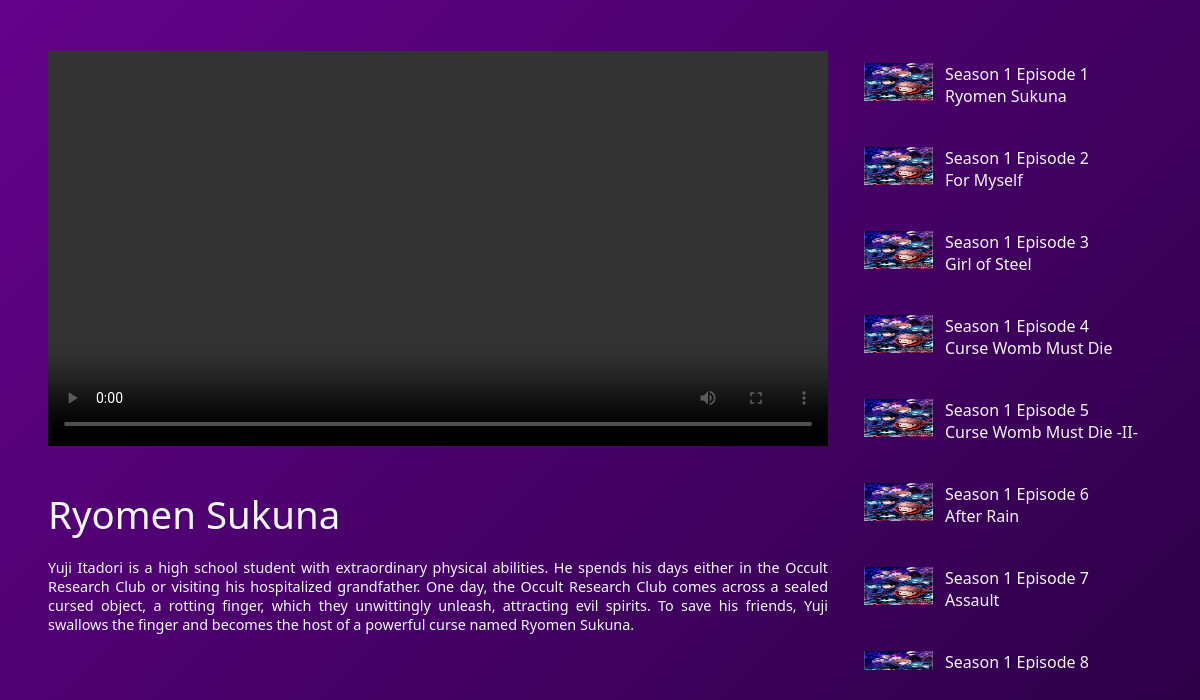
The page /animewatchpage.php?eid=1 on the database its author committed.
### tables this page shows
CREATE TABLE `episode` (
  `id` int(11) NOT NULL,
  `episode_number` int(11) NOT NULL,
  `episode_title` varchar(255) NOT NULL,
  `episode_description` text NOT NULL,
  `episode_video` varchar(255) NOT NULL,
  `season_id` int(11) DEFAULT NULL
);

CREATE TABLE `season` (
  `id` int(11) NOT NULL,
  `anime_id` int(11) DEFAULT NULL,
  `season_number` int(11) DEFAULT NULL,
  `season_coverimage` varchar(255) NOT NULL
);

### animewatchpage.php (the view, shortened to what this page needs)
<!DOCTYPE html>
<html lang="en">
<?php
include 'admindatabase.php';
$episode_id = $_GET['eid'];
?>
<head>
    <link rel="stylesheet" href="animewatchpage.css">
</head>
<body>
    <?php
    $sql = "SELECT * FROM episode WHERE id = '$episode_id'";
    $result = $conn->query($sql);
    $fetch = mysqli_fetch_assoc($result);
    $animevideo = 'episode/' . $fetch['episode_video'];
    $sid = $fetch['season_id']
    ?>
    <div class="ws">
        <div class="animevideo a">
            <video width="250" height="250" controls preload="auto">
                <source src="<?php echo htmlspecialchars($animevideo); ?>" type="video/mp4">
                <source src="<?php echo htmlspecialchars($animevideo); ?>" type="video/ogg">
                <source src="<?php echo htmlspecialchars($animevideo); ?>" type="video/webm">
            </video>
        </div>
        <div class="description">
            <div class="animetitle"><?php echo htmlspecialchars($fetch['episode_title']); ?></div>
            <div class="details"><?php echo htmlspecialchars($fetch['episode_description']); ?></div>
        </div>
        <div class="episode-section">
            <?php
            include 'admindatabase.php';
            $ssql = "SELECT * FROM season WHERE id = '$sid'";
            $sresult = $conn->query($ssql);
            if ($sresult->num_rows > 0) {
                while ($sfetch = mysqli_fetch_assoc($sresult)) {
                    $scoverimagePath = 'scover/' . $sfetch['season_coverimage'];
                    $esql = "SELECT * FROM episode WHERE season_id = '$sid'";
                    $eresult = $conn->query($esql);
                    if ($eresult->num_rows > 0) {
                        while ($efetch = mysqli_fetch_assoc($eresult)) {
                            $eid = $efetch['id'];
            ?>
                            <a href="animewatchpage.php?eid=<?php echo htmlspecialchars($eid); ?>">
                                <div class="episode">
                                    <div class="epimage"><img src="<?php echo $scoverimagePath; ?>" alt=""></div>
                                    <div class="epdetails">
                                        <div class="epno">Season <?php echo htmlspecialchars($sfetch['season_number']); ?> Episode <?php echo htmlspecialchars($efetch['episode_number']); ?></div>
                                        <div class="epname"><?php echo htmlspecialchars($efetch['episode_title']); ?></div>
                                    </div>
                                </div>
                            </a>
            <?php
                        }
                    }
                }
            }
            ?>
        </div>
</body>
</html>

### animewatchpage.css (style rules this page uses)
* { margin: 0; padding: 0; }
body { padding: 10vmax; background-image: repeating-linear-gradient(135deg, #64028b ,#2c0047 ); font-family: 'Segoe UI', Tahoma, Geneva, Verdana, sans-serif; }
.ws { box-sizing: content-box; display: grid; height: 40vmax; grid-template-columns: 65vmax 25vmax; gap: 1.5rem; place-content: center; grid-template-areas: "a c" "b c"; }
.animevideo video { height: 100%; width: 100%; }
.animevideo { grid-area: a; }
.animetitle { font-size: 3.2vmax; }
.description { padding: 1.5vmax 0; text-wrap: wrap; grid-area: b; text-align: justify ; color: aliceblue; }
.description .details { margin: 1.5vmax 0; font-size: 1.2vmax; }
.episode-section { grid-area: c; color: aliceblue; overflow-y: scroll; scrollbar-color: none; scroll-behavior: smooth; }
.episode-section a { color: whitesmoke; text-decoration: none; }
.episode-section .episode { display: grid; grid-template-columns: 25% 70%; padding: 1vmax; height: 5vmax; gap: 1vmax; }
.epimage { height: 3.2vmax; width: 100%; }
.epimage img { height: 3.2vmax; width: 100%; object-fit:fill; background-color: aliceblue; }

### rows shown on the page
episode: episode_title "Ryomen Sukuna", episode_description "Yuji Itadori is a high school student with extraordinary physical abilities. He spends his days either in the Occult Research Club or visiting his hospitalized grandfather. One day, the Occult Research Club comes across a sealed cursed object, a rotting finger, which they unwittingly unleash, attracting evil spirits. To save his friends, Yuji swallows the finger and becomes the host of a powerful curse named Ryomen Sukuna.", season.season_coverimage (picture), season.season_number "1", episode_number "1"
episode: season.season_coverimage (picture), season.season_number "1", episode_number "2", episode_title "For Myself"
episode: season.season_coverimage (picture), season.season_number "1", episode_number "3", episode_title "Girl of Steel"
episode: season.season_coverimage (picture), season.season_number "1", episode_number "4", episode_title "Curse Womb Must Die"
episode: season.season_coverimage (picture), season.season_number "1", episode_number "5", episode_title "Curse Womb Must Die -II-"
episode: season.season_coverimage (picture), season.season_number "1", episode_number "6", episode_title "After Rain"
episode: season.season_coverimage (picture), season.season_number "1", episode_number "7", episode_title "Assault"
episode: season.season_coverimage (picture), season.season_number "1", episode_number "8"
